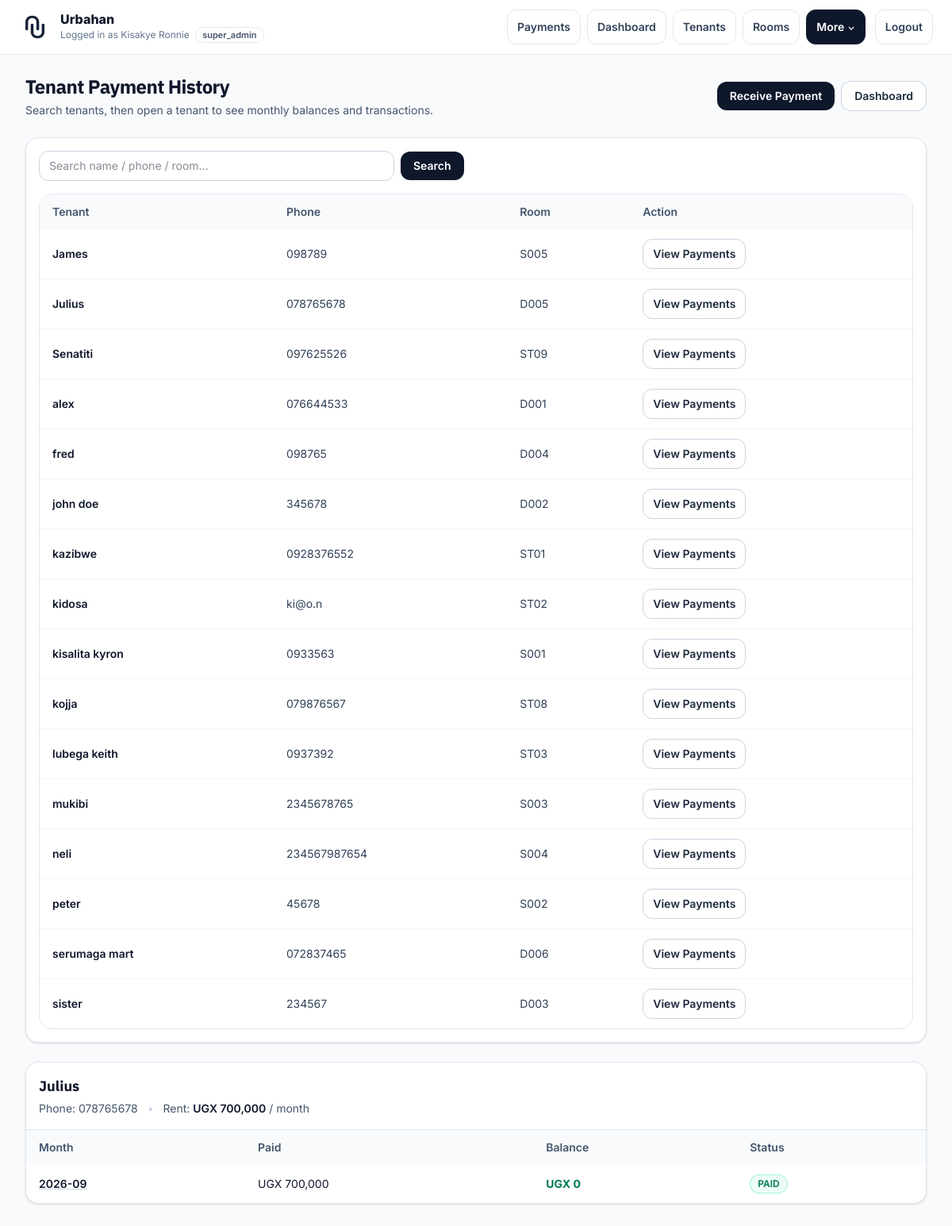
/public/tenant_payments.php?tenant_id=13 (signed in), run on the app's committed database.
### tables this page shows
CREATE TABLE "tenants" (
    id INTEGER PRIMARY KEY AUTOINCREMENT,

    admin_id INTEGER NOT NULL,
    room_id INTEGER,

    full_name TEXT NOT NULL,
    phone TEXT,
    email TEXT,

    move_in_date DATE,
    exit_date DATE,

    status TEXT DEFAULT 'active',

    rent_due_date DATE,
    rent_due_day INTEGER,
    monthly_rent REAL,

    created_at DATETIME,
    updated_at DATETIME
, account_status VARCHAR(20) DEFAULT 'password_reset_required', login_attempts INTEGER DEFAULT 0, locked_until DATETIME DEFAULT NULL, last_login DATETIME DEFAULT NULL, session_token VARCHAR(64) DEFAULT NULL, password_hash VARCHAR(255) DEFAULT NULL, must_change_password INTEGER DEFAULT 1);

CREATE TABLE rooms (
            id INTEGER PRIMARY KEY AUTOINCREMENT,
            room_number TEXT NOT NULL,
            room_type_id INTEGER NOT NULL,
            status TEXT DEFAULT 'free',
            monthly_rent INTEGER DEFAULT 0,
            admin_id INTEGER NOT NULL, notes TEXT,
            FOREIGN KEY (room_type_id) REFERENCES room_types(id)
                ON DELETE RESTRICT
                ON UPDATE CASCADE
        );

### core/helpers.php (called while the page is built, shortened)
<?php
if (!function_exists('e')) {
    function e($v): string
    {
        return htmlspecialchars((string)($v ?? ''), ENT_QUOTES | ENT_SUBSTITUTE, 'UTF-8');
    }
}
?>

### public/tenant_payments.php (the view, shortened to what this page needs)
<?php
require_once __DIR__ . '/../core/bootstrap.php';
$adminId  = (int)($_SESSION['admin_id'] ?? 0);
$tenantId = (int)($_GET['tenant_id'] ?? 0);
$q        = trim((string)($_GET['q'] ?? ''));
$month    = trim((string)($_GET['month'] ?? ''));
$sql = "
    SELECT
        t.id,
        t.full_name,
        t.phone,
        r.room_number
    FROM tenants t
    LEFT JOIN rooms r ON t.room_id = r.id
    WHERE t.admin_id = ?
";
$params = [$adminId];
$sql .= " ORDER BY t.full_name LIMIT 20";
$stmt = $pdo->prepare($sql);
$stmt->execute($params);
$tenantList = $stmt->fetchAll(PDO::FETCH_ASSOC) ?: [];
$tenant = null;
$rent   = 0.0;
$months = [];
if ($tenantId > 0) {
    $stmt = $pdo->prepare("
        SELECT
            t.full_name,
            t.phone,
            COALESCE(r.monthly_rent, rt.default_monthly_rent, 0) AS rent
        FROM tenants t
        LEFT JOIN rooms r ON t.room_id = r.id
        LEFT JOIN room_types rt ON r.room_type_id = rt.id
        WHERE t.id = ?
          AND t.admin_id = ?
        LIMIT 1
    ");
    $stmt->execute([$tenantId, $adminId]);
    $tenant = $stmt->fetch(PDO::FETCH_ASSOC) ?: null;
    if ($tenant) {
        $rent = (float)$tenant['rent'];
        $stmt = $pdo->prepare("
            SELECT
                payment_month,
                SUM(amount) AS total_paid
            FROM payments
            WHERE tenant_id = ?
              AND admin_id  = ?
            GROUP BY payment_month
            ORDER BY payment_month DESC
        ");
        $stmt->execute([$tenantId, $adminId]);
        $months = $stmt->fetchAll(PDO::FETCH_ASSOC) ?: [];
    }
}
function money($v): string { return number_format((float)$v, 0); }
function chip(string $label, string $tone): string
{
    $map = [
        'slate' => 'bg-slate-100 text-slate-700 ring-slate-200',
        'green' => 'bg-emerald-50 text-emerald-700 ring-emerald-200',
        'amber' => 'bg-amber-50 text-amber-700 ring-amber-200',
        'red'   => 'bg-red-50 text-red-700 ring-red-200',
        'blue'  => 'bg-sky-50 text-sky-700 ring-sky-200',
    ];
    $cls = $map[$tone] ?? $map['slate'];
    return '<span class="inline-flex items-center rounded-full px-2.5 py-1 text-xs font-semibold ring-1 ring-inset '.$cls.'">'.e($label).'</span>';
}
?>
<!doctype html>
<html lang="en">
<head>
  <link rel="stylesheet" href="assets/css/tailwind.css">
</head>
<body class="min-h-screen bg-slate-50 text-slate-900">
  <?php
  $navPath = __DIR__ . '/partials/navbar.php';
  if (is_file($navPath)) require $navPath;
  ?>
  <main class="mx-auto max-w-7xl px-4 sm:px-6 lg:px-8 py-6">
    <div class="mb-6 flex flex-col gap-3 sm:flex-row sm:items-center sm:justify-between">
      <div>
        <h1 class="text-2xl font-bold tracking-tight font-alt">Tenant Payment History</h1>
        <p class="mt-1 text-sm text-slate-600">
          Search tenants, then open a tenant to see monthly balances and transactions.
        </p>
      </div>
      <div class="flex items-center gap-2">
        <a href="payments.php" class="inline-flex items-center rounded-xl bg-slate-900 px-4 py-2 text-sm font-semibold text-white hover:bg-slate-800">Receive Payment</a>
        <a href="dashboard.php" class="inline-flex items-center rounded-xl border border-slate-300 bg-white px-4 py-2 text-sm font-semibold text-slate-800 hover:bg-slate-50">Dashboard</a>
      </div>
    </div>
    <div class="rounded-2xl border border-slate-200 bg-white p-4 shadow-sm mb-6">
      <form method="get" class="flex flex-col gap-2 sm:flex-row sm:items-center">
        <input name="q" value="<?= e($q) ?>" placeholder="Search name / phone / room..." class="w-full sm:max-w-md rounded-xl border border-slate-300 bg-white px-3 py-2 text-sm outline-none focus:border-slate-400" />
        <button class="inline-flex items-center justify-center rounded-xl bg-slate-900 px-4 py-2 text-sm font-semibold text-white hover:bg-slate-800">Search</button>
      </form>
      <div class="mt-4 overflow-hidden rounded-2xl border border-slate-200">
        <div class="overflow-x-auto">
          <table class="min-w-full text-sm">
            <thead class="bg-slate-50 text-slate-600">
              <tr>
                <th class="px-4 py-3 text-left font-semibold">Tenant</th>
                <th class="px-4 py-3 text-left font-semibold">Phone</th>
                <th class="px-4 py-3 text-left font-semibold">Room</th>
                <th class="px-4 py-3 text-left font-semibold">Action</th>
              </tr>
            </thead>
            <tbody class="divide-y divide-slate-100">
              <?php foreach ($tenantList as $t): ?>
                <tr class="hover:bg-slate-50 scroll-target" id="tenant-row-<?= (int)$t['id'] ?>">
                  <td class="px-4 py-3 font-semibold"><?= e($t['full_name'] ?? '') ?></td>
                  <td class="px-4 py-3 text-slate-700"><?= e($t['phone'] ?? '') ?></td>
                  <td class="px-4 py-3 text-slate-700"><?= e($t['room_number'] ?? '—') ?></td>
                  <td class="px-4 py-3">
                    <a href="?tenant_id=<?= (int)$t['id'] ?>&q=<?= urlencode($q) ?>#tenant-row-<?= (int)$t['id'] ?>" class="inline-flex items-center rounded-xl border border-slate-300 bg-white px-3 py-2 text-sm font-semibold text-slate-800 hover:bg-slate-50">View Payments</a>
                  </td>
                </tr>
              <?php endforeach; ?>
            </tbody>
          </table>
        </div>
      </div>
    </div>
    <?php if ($tenant): ?>
      <div class="rounded-2xl border border-slate-200 bg-white shadow-sm overflow-hidden mb-6">
        <div class="px-4 py-4 border-b border-slate-200 flex flex-col gap-2 sm:flex-row sm:items-center sm:justify-between">
          <div>
            <h2 class="text-lg font-bold font-alt"><?= e($tenant['full_name'] ?? '') ?></h2>
            <div class="mt-1 text-sm text-slate-600">
              Phone: <?= e($tenant['phone'] ?? '') ?>
              <span class="mx-2 text-slate-300">•</span>
              Rent: <span class="font-semibold text-slate-900">UGX <?= e(money($rent)) ?></span> / month
            </div>
          </div>
        </div>
        <div class="overflow-x-auto">
          <table class="min-w-full text-sm">
            <thead class="bg-slate-50 text-slate-600">
              <tr>
                <th class="px-4 py-3 text-left font-semibold">Month</th>
                <th class="px-4 py-3 text-left font-semibold">Paid</th>
                <th class="px-4 py-3 text-left font-semibold">Balance</th>
                <th class="px-4 py-3 text-left font-semibold">Status</th>
              </tr>
            </thead>
            <tbody class="divide-y divide-slate-100">
              <?php foreach ($months as $m): ?>
                <?php
                  $paid = (float)($m['total_paid'] ?? 0);
                  $balance = max(0, $rent - $paid);
                  if ($balance <= 0.00001) {
                      $status = chip('PAID', 'green');
                  } elseif ($paid > 0) {
                      $status = chip('PARTIAL', 'amber');
                  } else {
                      $status = chip('UNPAID', 'red');
                  }
                  $mth = (string)($m['payment_month'] ?? '');
                  $isActiveMonth = ($mth !== '' && $mth === $month);
                ?>
                <tr class="<?= $isActiveMonth ? 'bg-sky-50/60' : 'hover:bg-slate-50' ?>">
                  <td class="px-4 py-3 font-semibold">
                    <a class="underline decoration-slate-300 hover:decoration-slate-500" href="?tenant_id=<?= (int)$tenantId ?>&month=<?= e($mth) ?>&q=<?= urlencode($q) ?>">
                      <?= e($mth) ?>
                    </a>
                  </td>
                  <td class="px-4 py-3">UGX <?= e(money($paid)) ?></td>
                  <td class="px-4 py-3 font-bold <?= $balance > 0 ? 'text-red-700' : 'text-emerald-700' ?>">UGX <?= e(money($balance)) ?></td>
                  <td class="px-4 py-3"><?= $status ?></td>
                </tr>
              <?php endforeach; ?>
            </tbody>
          </table>
        </div>
      </div>
    <?php endif; ?>
  </main>
</body>
</html>

### public/tenant_payments.php (style rules this page uses)
.scroll-target { scroll-margin-top: 120px; }

### data on the page
tenants: full_name "James", phone "098789", room.room_number "S005"
tenants: full_name "Julius", phone "078765678", room.room_number "D005"
tenants: full_name "Senatiti", phone "097625526", room.room_number "ST09"
tenants: full_name "alex", phone "076644533", room.room_number "D001"
tenants: full_name "fred", phone "098765", room.room_number "D004"
tenants: full_name "john doe", phone "345678", room.room_number "D002"
tenants: full_name "kazibwe", phone "0928376552", room.room_number "ST01"
tenants: full_name "kidosa", phone "ki@o.n", room.room_number "ST02"
tenants: full_name "kisalita kyron", phone "0933563", room.room_number "S001"
tenants: full_name "kojja", phone "079876567", room.room_number "ST08"
tenants: full_name "lubega keith", phone "0937392", room.room_number "ST03"
tenants: full_name "mukibi", phone "2345678765", room.room_number "S003"
tenants: full_name "neli", phone "234567987654", room.room_number "S004"
tenants: full_name "peter", phone "45678", room.room_number "S002"
tenants: full_name "serumaga mart", phone "072837465", room.room_number "D006"
tenants: full_name "sister", phone "234567", room.room_number "D003"

### other printed values
$_SESSION['admin']['name'] "Kisakye Ronnie"
current_admin_role() "super_admin"
$label "Payments Dashboard Tenants Rooms"
money($rent) "700,000"
$mth "2026-09"
money($paid) "700,000"
money($balance) "0"
